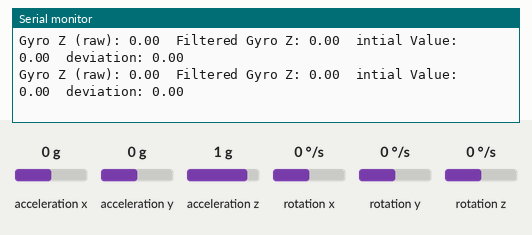
The sketch below on a simulated Arduino Uno, built with avr-gcc and run on an emulated ATmega328P. On the bench: the last lines printed to the serial monitor. The inputs (shaded band) are chosen by the test bench; at power-on: rotation z 0 °/s, acceleration x 0 g, acceleration y 0 g, acceleration z 1 g, rotation x 0 °/s, rotation y 0 °/s.

Above: at 3.2 s.
3.3 s: rotation z set to -192 °/s
At 4.0 s:
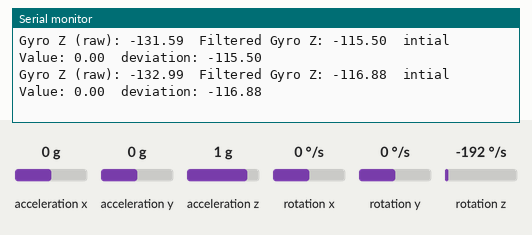
6.3 s: rotation z set to -100 °/s
At 6.8 s:
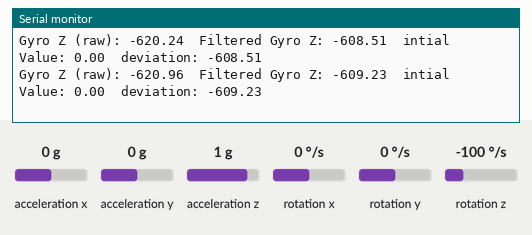
9.3 s: rotation z set to 0 °/s
At 9.9 s:
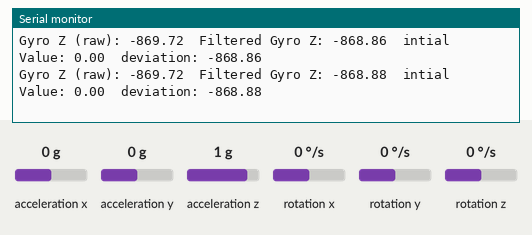
15.3 s: rotation z set to -192 °/s
At 16.2 s:
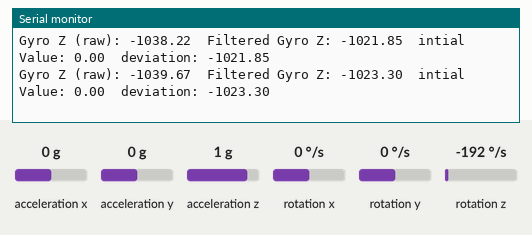
Timing chart, 0 to 18.3 s (numbered marks = the images above; inputs shaded):
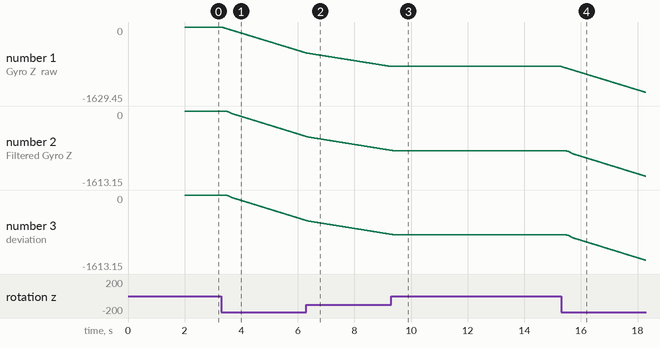

Measured:
- after the input at 3.3 s, the serial monitor: prints a new line at once (image 1)
- after the input at 15.3 s, the serial monitor: prints a new line at once (image 4)
- plotted number 1: 0 → -571.5 after the input at 3.3 s, -869.72 → -1629.45 after the input at 15.3 s
- plotted number 2: 0 → -555.47 after the input at 3.3 s, -869.68 → -1613.15 after the input at 15.3 s
- plotted number 3: 0 → -555.47 after the input at 3.3 s, -869.68 → -1613.15 after the input at 15.3 s

The sketch:

yaw.ino
```cpp
#include <Wire.h>
#include <MPU6050_light.h>
#include <SimpleKalmanFilter.h>

MPU6050 mpu(Wire);
SimpleKalmanFilter kalmanFilter(2, 2, 0.01);  // e_mea, e_est, q

unsigned long previousMillis = 0;
const long interval = 5;                          // Set your desired interval here (5 milliseconds in this case)
const unsigned long sensorResetInterval = 10000;  // Reset the sensor every 10 seconds
float initialvalue = 0;
float deviation = 0;

void setup() {
  Serial.begin(115200);
  Wire.begin();
  mpu.begin();
  mpu.update();

  byte status = mpu.begin();
  Serial.print(F("MPU6050 status: "));
  Serial.println(status);
  while (status != 0) {}  // Stop if unable to connect to MPU6050

  Serial.println(F("Calculating offsets, do not move MPU6050"));
  delay(1000);
  mpu.calcOffsets();  // Calibrate MPU6050
  Serial.println("Done!\n");
  initialvalue = mpu.getAngleZ();
}

void loop() {
  unsigned long currentMillis = millis();

  if (currentMillis - previousMillis >= sensorResetInterval) {
    mpu.begin();                     // Re-initialize the MPU6050 to emulate a soft reset
    delay(1000);                     // Wait for the sensor to initializex
    previousMillis = currentMillis;  // Reset the timer
  }

  if (currentMillis - previousMillis >= interval) {
    previousMillis = currentMillis;

    mpu.update();

    float gyroZ = mpu.getAngleZ();

    float filteredValue = kalmanFilter.updateEstimate(gyroZ);
    deviation = filteredValue - initialvalue;

    Serial.print("Gyro Z (raw): ");
    Serial.print(gyroZ);

    Serial.print("\tFiltered Gyro Z: ");
    Serial.print(filteredValue);

    Serial.print("\tintial Value: ");
    Serial.print(initialvalue);

    Serial.print("\tdeviation: ");
    Serial.println(deviation);
  }
}
```
